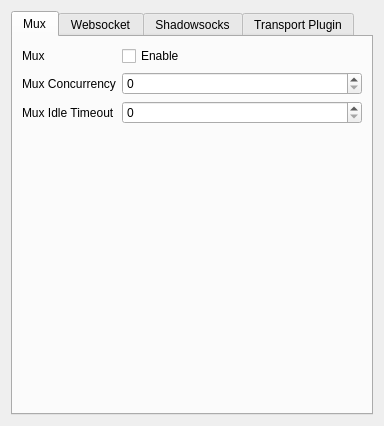
<?xml version="1.0" encoding="UTF-8"?>
<ui version="4.0">
 <class>TrojanGoWidget</class>
 <widget class="QWidget" name="TrojanGoWidget">
  <property name="geometry">
   <rect>
    <x>0</x>
    <y>0</y>
    <width>384</width>
    <height>426</height>
   </rect>
  </property>
  <property name="windowTitle">
   <string>Stream Settings Widget</string>
  </property>
  <layout class="QGridLayout" name="gridLayout">
   <item row="0" column="0">
    <widget class="QTabWidget" name="tabWidget">
     <property name="currentIndex">
      <number>0</number>
     </property>
     <widget class="QWidget" name="tab_3">
      <attribute name="title">
       <string>Mux</string>
      </attribute>
      <layout class="QFormLayout" name="formLayout_4">
       <item row="0" column="0">
        <widget class="QLabel" name="label">
         <property name="text">
          <string>Mux</string>
         </property>
        </widget>
       </item>
       <item row="0" column="1">
        <widget class="QCheckBox" name="muxCB">
         <property name="text">
          <string>Enable</string>
         </property>
        </widget>
       </item>
       <item row="1" column="0">
        <widget class="QLabel" name="label_2">
         <property name="text">
          <string>Mux Concurrency</string>
         </property>
        </widget>
       </item>
       <item row="2" column="0">
        <widget class="QLabel" name="label_3">
         <property name="text">
          <string>Mux Idle Timeout</string>
         </property>
        </widget>
       </item>
       <item row="2" column="1">
        <widget class="QSpinBox" name="muxIdleTimeoutSB"/>
       </item>
       <item row="1" column="1">
        <widget class="QSpinBox" name="muxConcurrencySB"/>
       </item>
      </layout>
     </widget>
     <widget class="QWidget" name="tab">
      <attribute name="title">
       <string>Websocket</string>
      </attribute>
      <layout class="QFormLayout" name="formLayout_5">
       <item row="0" column="0">
        <widget class="QLabel" name="label_4">
         <property name="text">
          <string>Websocket</string>
         </property>
        </widget>
       </item>
       <item row="1" column="0">
        <widget class="QLabel" name="label_5">
         <property name="text">
          <string>Path</string>
         </property>
        </widget>
       </item>
       <item row="2" column="0">
        <widget class="QLabel" name="label_6">
         <property name="text">
          <string>Hostname</string>
         </property>
        </widget>
       </item>
       <item row="2" column="1">
        <widget class="QLineEdit" name="websocketHostnameEdit"/>
       </item>
       <item row="0" column="1">
        <widget class="QCheckBox" name="websocketCB">
         <property name="text">
          <string>Enable</string>
         </property>
        </widget>
       </item>
       <item row="1" column="1">
        <widget class="QLineEdit" name="websocketPathEdit"/>
       </item>
      </layout>
     </widget>
     <widget class="QWidget" name="tab_2">
      <attribute name="title">
       <string>Shadowsocks</string>
      </attribute>
      <layout class="QFormLayout" name="formLayout_6">
       <item row="0" column="0">
        <widget class="QLabel" name="label_7">
         <property name="text">
          <string>Shadowsocks</string>
         </property>
        </widget>
       </item>
       <item row="1" column="0">
        <widget class="QLabel" name="label_8">
         <property name="text">
          <string>Mehod</string>
         </property>
        </widget>
       </item>
       <item row="2" column="0">
        <widget class="QLabel" name="label_9">
         <property name="text">
          <string>Password</string>
         </property>
        </widget>
       </item>
       <item row="0" column="1">
        <widget class="QCheckBox" name="shadowsocksCB">
         <property name="text">
          <string>Enable</string>
         </property>
        </widget>
       </item>
       <item row="1" column="1">
        <widget class="QComboBox" name="methodCB">
         <item>
          <property name="text">
           <string>aes-128-gcm</string>
          </property>
         </item>
         <item>
          <property name="text">
           <string>aes-256-gcm</string>
          </property>
         </item>
         <item>
          <property name="text">
           <string>chacha20-ietf-poly1305</string>
          </property>
         </item>
        </widget>
       </item>
       <item row="2" column="1">
        <widget class="QLineEdit" name="passwordEdit"/>
       </item>
      </layout>
     </widget>
     <widget class="QWidget" name="tab_4">
      <attribute name="title">
       <string>Transport Plugin</string>
      </attribute>
      <layout class="QFormLayout" name="formLayout_7">
       <item row="1" column="0">
        <widget class="QLabel" name="label_11">
         <property name="text">
          <string>Type</string>
         </property>
        </widget>
       </item>
       <item row="2" column="0">
        <widget class="QLabel" name="label_12">
         <property name="text">
          <string>Command</string>
         </property>
        </widget>
       </item>
       <item row="0" column="0">
        <widget class="QLabel" name="label_10">
         <property name="text">
          <string>Transport Plugin</string>
         </property>
        </widget>
       </item>
       <item row="0" column="1">
        <widget class="QCheckBox" name="transportPluginCB">
         <property name="text">
          <string>Enable</string>
         </property>
        </widget>
       </item>
       <item row="1" column="1">
        <widget class="QComboBox" name="typeCB">
         <item>
          <property name="text">
           <string>shadowsocks</string>
          </property>
         </item>
         <item>
          <property name="text">
           <string>plaintext</string>
          </property>
         </item>
         <item>
          <property name="text">
           <string>other</string>
          </property>
         </item>
        </widget>
       </item>
       <item row="2" column="1">
        <widget class="QLineEdit" name="commandEdit"/>
       </item>
       <item row="3" column="0">
        <widget class="QLabel" name="label_13">
         <property name="text">
          <string>Arg</string>
         </property>
        </widget>
       </item>
       <item row="4" column="0">
        <widget class="QLabel" name="label_14">
         <property name="text">
          <string>Env</string>
         </property>
        </widget>
       </item>
       <item row="5" column="0">
        <widget class="QLabel" name="label_15">
         <property name="text">
          <string>Option</string>
         </property>
        </widget>
       </item>
       <item row="5" column="1">
        <widget class="QLineEdit" name="optionEdit"/>
       </item>
       <item row="3" column="1">
        <widget class="QPlainTextEdit" name="argPTEdit"/>
       </item>
       <item row="4" column="1">
        <widget class="QPlainTextEdit" name="envPTEdit"/>
       </item>
      </layout>
     </widget>
    </widget>
   </item>
  </layout>
 </widget>
 <tabstops>
  <tabstop>tabWidget</tabstop>
 </tabstops>
 <resources/>
 <connections/>
</ui>
